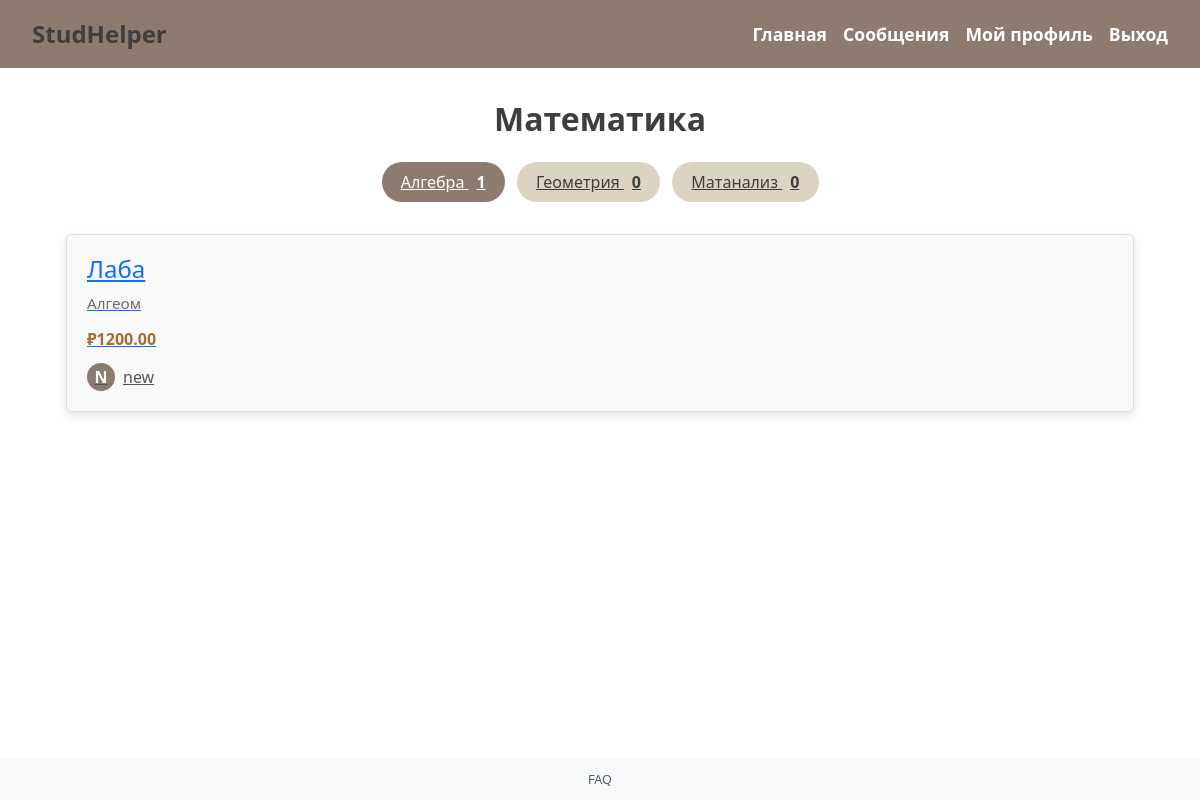
/tema/Алгебра (signed in), run on the app's committed database.
### app.py (models this page shows)
class Category(db.Model):
    id = db.Column(db.Integer, primary_key=True)
    name = db.Column(db.String(100), unique=True, nullable=False)
    subcategories = db.relationship('Subcategory', backref='category', lazy=True)

class Subcategory(db.Model):
    id = db.Column(db.Integer, primary_key=True)
    name = db.Column(db.String(100), unique=True, nullable=False)
    category_id = db.Column(db.Integer, db.ForeignKey('category.id'), nullable=False)

class Offer(db.Model):
    id = db.Column(db.Integer, primary_key=True)
    title = db.Column(db.String(200), nullable=False)
    description = db.Column(db.Text, nullable=False)
    price = db.Column(db.Float, nullable=False)
    subcategory_id = db.Column(db.Integer, db.ForeignKey('subcategory.id'), nullable=False)
    seller_id = db.Column(db.Integer, db.ForeignKey('user.id'), nullable=False)

class User(db.Model, UserMixin):
    id = db.Column(db.Integer, primary_key=True)
    username = db.Column(db.String(150), unique=True, nullable=False)
    password = db.Column(db.String(150), nullable=False)
    offers = db.relationship('Offer', backref='seller', lazy=True)  # связь с предложениями

### app.py (the view)
@app.route('/tema/<string:subtopic>')
def show_subtopic(subtopic):
    category_name = get_category_for_subtopic(subtopic)
    subcategories = get_subcategories_with_counts(category_name)
    subcategory = Subcategory.query.filter_by(name=subtopic).first()
    if subcategory:
        offers = Offer.query.filter_by(subcategory_id=subcategory.id).order_by(Offer.id.desc()).all()
    else:
        offers = []
    return render_template(
        'tema.html',
        category_name=category_name,
        subtopic_name=subtopic,
        subcategories=subcategories,
        offers=offers
    )

### app.py (called while the page is built)
@login_manager.user_loader
def load_user(user_id):
    return User.query.get(int(user_id))

def get_subcategories_with_counts(category_name):
    category = Category.query.filter_by(name=category_name).first()
    subcategories = []
    if category:
        subcategories = [
            {
                'name': subcategory.name,
                'count': Offer.query.filter_by(subcategory_id=subcategory.id).count()
            }
            for subcategory in category.subcategories
        ]
    return subcategories

def get_category_for_subtopic(subtopic):
    subcategory = Subcategory.query.filter_by(name=subtopic).first()
    if subcategory:
        return subcategory.category.name
    return 'Другие предметы'

### templates/tema.html
{% extends 'base.html' %}
{% block content %}
<div class="tema-page">
    <h1 class="tema-title">{{ category_name }}</h1>
    <div class="subcategory-tabs">
        {% for sub in subcategories %}
        <a href="{{ url_for('show_subtopic', subtopic=sub.name) }}"
           class="subcategory-tab {% if sub.name == subtopic_name %}active{% endif %}">
            {{ sub.name }} <span class="count">{{ sub.count }}</span>
        </a>
        {% endfor %}
    </div>
    {% if offers %}
    <div class="offers-grid">
        {% for offer in offers %}
        <div class="offer-card">
            <a href="{{ url_for('offer', offer_id=offer.id) }}">
                <h3>{{ offer.title }}</h3>
                <p class="description">{{ offer.description }}</p>
                <p class="price">₽{{ "%.2f"|format(offer.price) }}</p>
            </a>
            {% if offer.seller %}
            <a href="{{ url_for('profile', user_id=offer.seller.id) }}" class="seller">
                <span class="avatar">{{ offer.seller.username[0]|upper }}</span>
                {{ offer.seller.username }}
            </a>
            {% else %}
            <p class="seller">Продавец не найден</p>
            {% endif %}
        </div>
        {% endfor %}
    </div>
    {% else %}
    <div class="empty-message">
        Пока нет предложений в этой подкатегории
    </div>
    {% endif %}
</div>
{% endblock %}

### static/style.css (style rules this page uses)
body { display: flex; flex-direction: column; min-height: 100vh; }
.tema-title { font-size: 2rem; font-weight: bold; margin-bottom: 1.5rem; text-align: center; color: #3e3e3e; }
.subcategory-tabs { display: flex; flex-wrap: wrap; justify-content: center; gap: 0.75rem; margin-bottom: 2rem; }
.subcategory-tab { padding: 0.5rem 1.2rem; background-color: #dcd3c2; border-radius: 25px; color: #3e3e3e; font-weight: 500; transition: 0.2s; }
.subcategory-tab.active { background-color: #8e7b6f; color: white; }
.subcategory-tab .count { margin-left: 0.5rem; font-weight: bold; }
.offers-grid { display: grid; grid-template-columns: repeat(auto-fit, minmax(250px, 1fr)); gap: 1.5rem; }
.offer-card { background-color: white; border-radius: 12px; padding: 1rem; box-shadow: 0 4px 10px rgba(0, 0, 0, 0.1); transition: transform 0.2s ease, box-shadow 0.2s ease; }
.offer-card h3 { margin: 0 0 0.5rem; font-size: 1.2rem; }
.offer-card .description { font-size: 0.95rem; color: #6b6b6b; margin-bottom: 0.75rem; }
.offer-card .price { font-weight: bold; color: #a66c33; font-size: 1rem; margin-bottom: 0.75rem; }
.offer-card .seller { display: flex; align-items: center; gap: 0.5rem; color: #555; }
.offer-card .avatar { width: 28px; height: 28px; background-color: #8e7b6f; color: white; font-weight: bold; border-radius: 50%; display: flex; align-items: center; justify-content: center; }
.offer-card { border: 1px solid #ddd; padding: 20px; margin-bottom: 20px; border-radius: 5px; background-color: #f9f9f9; }
.offer-card h3 { font-size: 1.5rem; }
.offer-card p { font-size: 1rem; }

### data on the page
Category: name "Математика"
Subcategory: name "Алгебра", count "1"
Subcategory: name "Геометрия", count "0"
Subcategory: name "Матанализ", count "0"
Offer: title "Лаба", description "Алгеом", price "1200.00", seller "N", seller.username "new"
